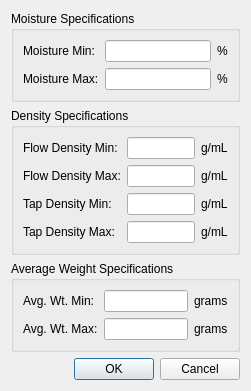
<?xml version="1.0" encoding="UTF-8"?>
<ui version="4.0">
 <class>Dialog</class>
 <widget class="QDialog" name="Dialog">
  <property name="geometry">
   <rect>
    <x>0</x>
    <y>0</y>
    <width>251</width>
    <height>348</height>
   </rect>
  </property>
  <property name="windowTitle">
   <string>Dialog</string>
  </property>
  <layout class="QVBoxLayout" name="verticalLayout">
   <item>
    <widget class="QGroupBox" name="groupBox">
     <property name="title">
      <string>Moisture Specifications</string>
     </property>
     <layout class="QGridLayout" name="gridLayout">
      <item row="0" column="0">
       <widget class="QLabel" name="label">
        <property name="text">
         <string>Moisture Min:</string>
        </property>
       </widget>
      </item>
      <item row="0" column="1">
       <widget class="QLineEdit" name="is_moisture_minLE"/>
      </item>
      <item row="0" column="2">
       <widget class="QLabel" name="label_3">
        <property name="text">
         <string>%</string>
        </property>
       </widget>
      </item>
      <item row="1" column="0">
       <widget class="QLabel" name="label_2">
        <property name="text">
         <string>Moisture Max:</string>
        </property>
       </widget>
      </item>
      <item row="1" column="1">
       <widget class="QLineEdit" name="is_moisture_maxLE"/>
      </item>
      <item row="1" column="2">
       <widget class="QLabel" name="label_4">
        <property name="text">
         <string>%</string>
        </property>
       </widget>
      </item>
     </layout>
    </widget>
   </item>
   <item>
    <widget class="QGroupBox" name="groupBox_2">
     <property name="title">
      <string>Density Specifications</string>
     </property>
     <layout class="QGridLayout" name="gridLayout_2">
      <item row="3" column="1">
       <widget class="QLineEdit" name="is_tap_density_maxLE"/>
      </item>
      <item row="3" column="0">
       <widget class="QLabel" name="label_6">
        <property name="text">
         <string>Tap Density Max:</string>
        </property>
       </widget>
      </item>
      <item row="2" column="2">
       <widget class="QLabel" name="label_7">
        <property name="text">
         <string>g/mL</string>
        </property>
       </widget>
      </item>
      <item row="3" column="2">
       <widget class="QLabel" name="label_8">
        <property name="text">
         <string>g/mL</string>
        </property>
       </widget>
      </item>
      <item row="2" column="1">
       <widget class="QLineEdit" name="is_tap_density_minLE"/>
      </item>
      <item row="2" column="0">
       <widget class="QLabel" name="label_5">
        <property name="text">
         <string>Tap Density Min:</string>
        </property>
       </widget>
      </item>
      <item row="0" column="0">
       <widget class="QLabel" name="label_13">
        <property name="text">
         <string>Flow Density Min:</string>
        </property>
       </widget>
      </item>
      <item row="1" column="0">
       <widget class="QLabel" name="label_14">
        <property name="text">
         <string>Flow Density Max:</string>
        </property>
       </widget>
      </item>
      <item row="0" column="1">
       <widget class="QLineEdit" name="is_flow_density_minLE"/>
      </item>
      <item row="1" column="1">
       <widget class="QLineEdit" name="is_flow_density_maxLE"/>
      </item>
      <item row="1" column="2">
       <widget class="QLabel" name="label_15">
        <property name="text">
         <string>g/mL</string>
        </property>
       </widget>
      </item>
      <item row="0" column="2">
       <widget class="QLabel" name="label_16">
        <property name="text">
         <string>g/mL</string>
        </property>
       </widget>
      </item>
     </layout>
    </widget>
   </item>
   <item>
    <widget class="QGroupBox" name="groupBox_3">
     <property name="title">
      <string>Average Weight Specifications</string>
     </property>
     <layout class="QGridLayout" name="gridLayout_3">
      <item row="0" column="0">
       <widget class="QLabel" name="label_9">
        <property name="text">
         <string>Avg. Wt. Min:</string>
        </property>
       </widget>
      </item>
      <item row="0" column="1">
       <widget class="QLineEdit" name="is_avgwt_minLE"/>
      </item>
      <item row="0" column="2">
       <widget class="QLabel" name="label_11">
        <property name="text">
         <string>grams</string>
        </property>
       </widget>
      </item>
      <item row="1" column="0">
       <widget class="QLabel" name="label_10">
        <property name="text">
         <string>Avg. Wt. Max:</string>
        </property>
       </widget>
      </item>
      <item row="1" column="1">
       <widget class="QLineEdit" name="is_avgwt_maxLE"/>
      </item>
      <item row="1" column="2">
       <widget class="QLabel" name="label_12">
        <property name="text">
         <string>grams</string>
        </property>
       </widget>
      </item>
     </layout>
    </widget>
   </item>
   <item>
    <widget class="QDialogButtonBox" name="acceptB">
     <property name="orientation">
      <enum>Qt::Horizontal</enum>
     </property>
     <property name="standardButtons">
      <set>QDialogButtonBox::Cancel|QDialogButtonBox::Ok</set>
     </property>
    </widget>
   </item>
  </layout>
 </widget>
 <tabstops>
  <tabstop>is_moisture_minLE</tabstop>
  <tabstop>is_moisture_maxLE</tabstop>
  <tabstop>is_flow_density_minLE</tabstop>
  <tabstop>is_flow_density_maxLE</tabstop>
  <tabstop>is_tap_density_minLE</tabstop>
  <tabstop>is_tap_density_maxLE</tabstop>
  <tabstop>is_avgwt_minLE</tabstop>
  <tabstop>is_avgwt_maxLE</tabstop>
 </tabstops>
 <resources/>
 <connections>
  <connection>
   <sender>acceptB</sender>
   <signal>accepted()</signal>
   <receiver>Dialog</receiver>
   <slot>accept()</slot>
   <hints>
    <hint type="sourcelabel">
     <x>248</x>
     <y>254</y>
    </hint>
    <hint type="destinationlabel">
     <x>157</x>
     <y>274</y>
    </hint>
   </hints>
  </connection>
  <connection>
   <sender>acceptB</sender>
   <signal>rejected()</signal>
   <receiver>Dialog</receiver>
   <slot>reject()</slot>
   <hints>
    <hint type="sourcelabel">
     <x>316</x>
     <y>260</y>
    </hint>
    <hint type="destinationlabel">
     <x>286</x>
     <y>274</y>
    </hint>
   </hints>
  </connection>
 </connections>
</ui>
